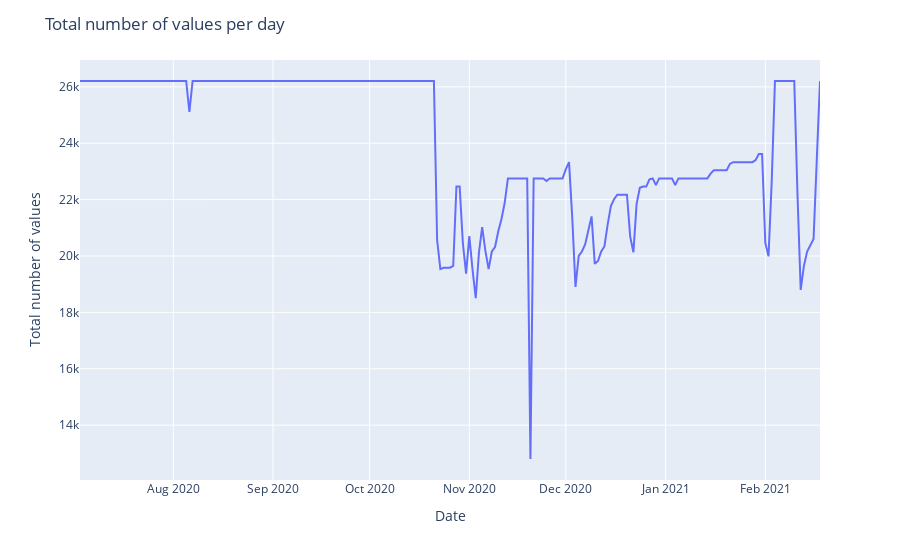

Notebook code for this chart:
### Markdown cell above
Total number of values per day (dips show missing values)

### Code cell
total_values_per_station = aggregated_per_day_per_station.groupby('date').sum('Total')
fig = px.line(total_values_per_station, y = 'Total')
fig.update_layout(title="Total number of values per day", xaxis_title="Date", yaxis_title="Total number of values")
fig.show()

### Figure 1 — Plotly figure (JSON) as saved in the notebook; plotly's stock layout.template omitted (floating-point values rounded to 4 significant figures; data arrays with more than 128 entries replaced by an {"elided": "..."} marker saying what was removed)
{"data": [{"hovertemplate": "date=%{x}<br>Total=%{y}<extra></extra>", "legendgroup": "", "line": {"color": "#636efa", "dash": "solid"}, "marker": {"symbol": "circle"}, "mode": "lines", "name": "", "orientation": "v", "showlegend": false, "type": "scatter", "x": {"elided": "231 str values"}, "xaxis": "x", "y": {"elided": "231 int values"}, "yaxis": "y"}], "layout": {"legend": {"tracegroupgap": 0}, "margin": {"t": 60}, "title": {"text": "Total number of values per day"}, "xaxis": {"anchor": "y", "domain": [0, 1], "title": {"text": "Date"}}, "yaxis": {"anchor": "x", "domain": [0, 1], "title": {"text": "Total number of values"}}}}
